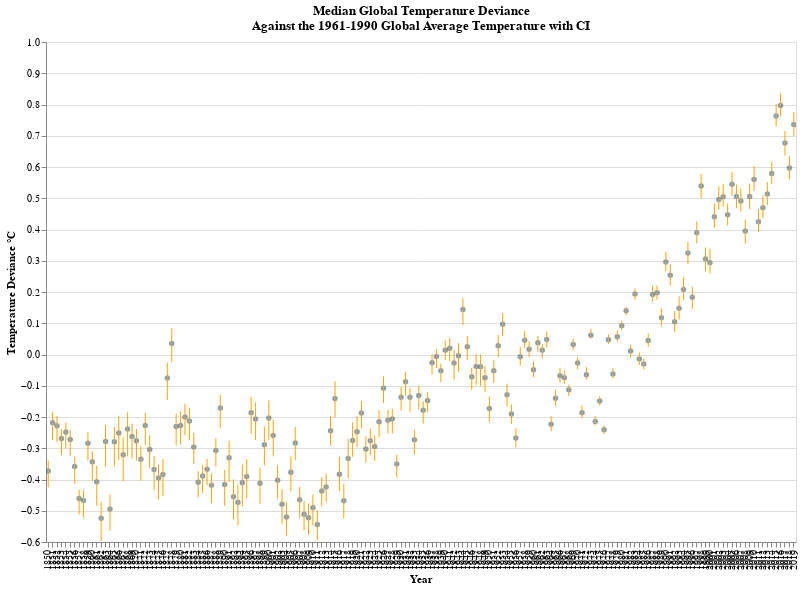

Write notebook code for a chart like this one.
### Code cell
#Global temperature deviance chart
plot = alt.Chart(global_temp).mark_circle(filled=True).encode(
    alt.X('Year:O', scale=alt.Scale(zero = False)),
    alt.Y('Median temperature anomaly from 1961-1990 average', 
         axis=alt.Axis(title='Temperature Deviance °C')),
    tooltip=['Year', 'Median temperature anomaly from 1961-1990 average', 'Upper bound (95% CI)', 'Lower bound (95% CI)']
).properties(
    title={
        'text':['Median Global Temperature Deviance', 'Against the 1961-1990 Global Average Temperature with CI']
    },
    width=750,
    height=500).interactive()

bar = alt.Chart(global_temp).mark_errorbar(extent='ci', color='orange').encode(
    alt.X('Year:O'),
    alt.Y('Upper bound (95% CI)', 
          axis=alt.Axis(title='Temperature Deviance °C')),
    alt.Y2('Lower bound (95% CI)'),
).interactive()

plot + bar

### Figure 1 — Vega-Lite specification as saved in the notebook (floating-point values rounded to 4 significant figures; data arrays with more than 128 entries replaced by an {"elided": "..."} marker saying what was removed)
{"config": {"view": {"continuousWidth": 400, "continuousHeight": 300}}, "layer": [{"mark": {"type": "circle", "filled": true}, "encoding": {"tooltip": [{"type": "quantitative", "field": "Year"}, {"type": "quantitative", "field": "Median temperature anomaly from 1961-1990 average"}, {"type": "quantitative", "field": "Upper bound (95% CI)"}, {"type": "quantitative", "field": "Lower bound (95% CI)"}], "x": {"type": "ordinal", "field": "Year", "scale": {"zero": false}}, "y": {"type": "quantitative", "axis": {"title": "Temperature Deviance °C"}, "field": "Median temperature anomaly from 1961-1990 average"}}, "height": 500, "selection": {"selector061": {"type": "interval", "bind": "scales", "encodings": ["x", "y"]}}, "title": {"text": ["Median Global Temperature Deviance", "Against the 1961-1990 Global Average Temperature with CI"]}, "width": 750}, {"mark": {"type": "errorbar", "color": "orange", "extent": "ci"}, "encoding": {"x": {"type": "ordinal", "field": "Year"}, "y": {"type": "quantitative", "axis": {"title": "Temperature Deviance °C"}, "field": "Upper bound (95% CI)"}, "y2": {"field": "Lower bound (95% CI)"}}, "selection": {"selector062": {"type": "interval", "bind": "scales", "encodings": ["x", "y"]}}}], "data": {"name": "data-21e7bcc9e9b8660609eea5239020a49f"}, "$schema": "https://vega.github.io/schema/vega-lite/v4.8.1.json", "datasets": {"data-21e7bcc9e9b8660609eea5239020a49f": {"elided": "170 records"}}}
